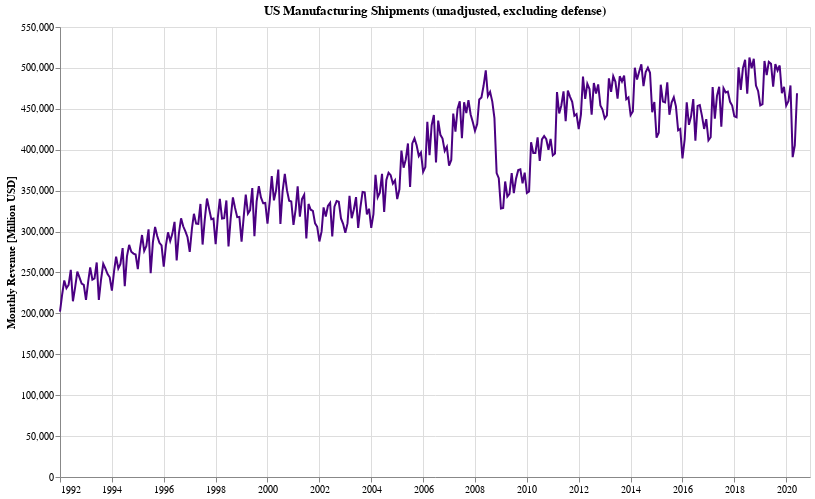

Notebook cell for this chart:
### Markdown cell above
## Shipments

### Code cell
chartFor(dfs['Shipments'], 'UMXDVS', 'US Manufacturing Shipments (unadjusted, excluding defense)')

### Figure 1 — Vega-Lite specification as saved in the notebook (floating-point values rounded to 4 significant figures; data arrays with more than 128 entries replaced by an {"elided": "..."} marker saying what was removed)
{"config": {"view": {"continuousWidth": 400, "continuousHeight": 300}}, "data": {"name": "data-8d048c707fb9d44e70c85b53d1c75c83"}, "mark": {"type": "line", "color": "indigo"}, "encoding": {"tooltip": [{"type": "quantitative", "field": "value"}, {"type": "temporal", "field": "dt", "format": "%B - %Y"}], "x": {"type": "temporal", "axis": {"title": ""}, "field": "dt"}, "y": {"type": "quantitative", "axis": {"title": "Monthly Revenue [Million USD]"}, "field": "value"}}, "height": 450, "title": "US Manufacturing Shipments (unadjusted, excluding defense)", "width": 750, "$schema": "https://vega.github.io/schema/vega-lite/v4.8.1.json", "datasets": {"data-8d048c707fb9d44e70c85b53d1c75c83": {"elided": "348 records"}}}
